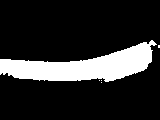
#> input picture mask/421802.bmp, 160 x 120 px, found by its file name
$ python duibizengqiang.py
#> lines starting #> are read from the running program, lines starting #| are printed output that depends on the picture; after the words box and inside, x2 and y2 are one past the last pixel; in counts of white or black regions, pixels touching at a corner belong together
import cv2 as cv
import numpy as np
from matplotlib import pyplot as plt

# 计算局部均值和标准差
def local_mean_stddv(input_img, x, y):
    img=[[] for i in range(3)]
    for i in range(3):
        for j in range(3):
            img[i].append(input_img[x-1+i][y-1+j])
    img_np = np.array(img)
    (mean , stddv) = cv.meanStdDev(img_np)
    return mean, stddv

# 使用直方图统计量增强局部图像
def HistogramStatisticsEnhance(input_img):
    # 初始化
    output_image = input_img
    # 定义参数
    k0 = 0
    k1 = 0.25
    k2 = 0
    k3 = 0.1
    C = 20
    # 创建空列表
    means = [[] for i in range(512)]
    stddvs = [[] for i in range(512)]
    # 计算全局均值和标准差
    (m_G, sigma_G) = cv.meanStdDev(input_img)
    # 计算每个元素的 3 邻域的均值与标准差
    for i in range(0, 512):
        for j in range(0, 512):
            (mean, stddv) = local_mean_stddv(input_img, i+1, j+1)
            means[i].append(mean)
            stddvs[i].append(stddv)
    # 代入分段函数
    for i in range(0, 512):
        for j in range(0, 512):
            if (k0*m_G <= means[i][j] and means[i][j] <= k1*m_G) and (k2*sigma_G <= stddvs[i][j] and stddvs[i][j] <= k3*sigma_G):
                output_image[i, j] = C*input_img[i][j]
    return output_image

def main():
    # 读取图片
    src = cv.imread("/home/yr/热成像数据_存档_排烟管/2023_02_20_1630_pyg/raw/421802.bmp")
#> src is the input picture: shape (120, 160, 3); 17.1% white; 5 white regions (4 under 20 px), largest, box (x1, y1, x2, y2) and area: (0, 40, 157, 82) 3279
    # 转化为灰度图
    gray = cv.cvtColor(src, cv.COLOR_BGR2GRAY)
    # 显示灰度图
    cv.imshow("gray image", gray)
    # 绘制直方图
    plt.hist(gray.ravel(),256,[0,256]); plt.show()
#> after `plt.hist(gray.ravel(), 256, [0, 256])`:
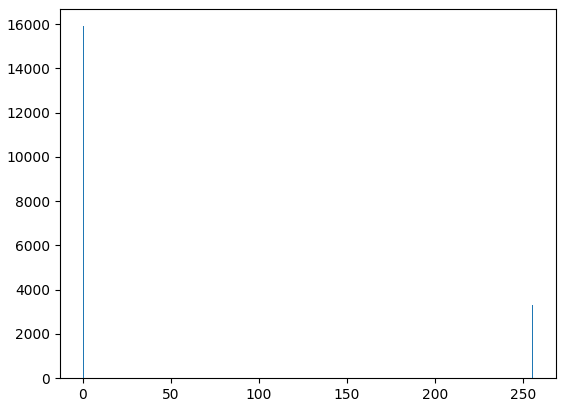
#> figure drawn by matplotlib, 1 panel; tallest bar 15912 high, from x = 0 to 1
    # 扩充边界，cv.BORDER_REPLICATE：使用最边界的像素值代替
    gray1 = cv.copyMakeBorder(gray,1,1,1,1,cv.BORDER_REPLICATE)
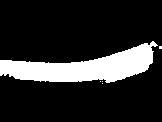
#> gray1: shape (122, 162); 16.7% white; 5 white regions (4 under 20 px), largest, box (x1, y1, x2, y2) and area: (0, 41, 158, 83) 3295
    # 使用直方图统计量增强局部图像
    # gray1.dtype = "float16"
    enhanced_img = HistogramStatisticsEnhance(gray1)
#> in HistogramStatisticsEnhance, `(m_G, sigma_G) = cv.meanStdDev(input_img)`: m_G = [42.67]; sigma_G = [95.18]
    # 显示使用直方图统计量增强局部的图像
    cv.imshow("enhanced_img", enhanced_img)
    cv.waitKey(0)
    cv.destroyAllWindows()
    cv.imwrite("enhanced_img.tif", enhanced_img)

if __name__ == "__main__":
#> (the run stopped early here; a loop or call above may not have finished)

$ run again, with mask/444743.bmp copied over mask/421802.bmp
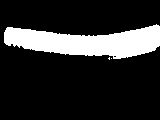
#> input picture mask/444743.bmp, 160 x 120 px, found by its file name
#> in main, src is the input picture: shape (120, 160, 3); 17.5% white; 3 white regions (2 under 20 px), largest, box (x1, y1, x2, y2) and area: (4, 24, 160, 59) 3352
#> in main, `plt.hist(gray.ravel(), 256, [0, 256])`:
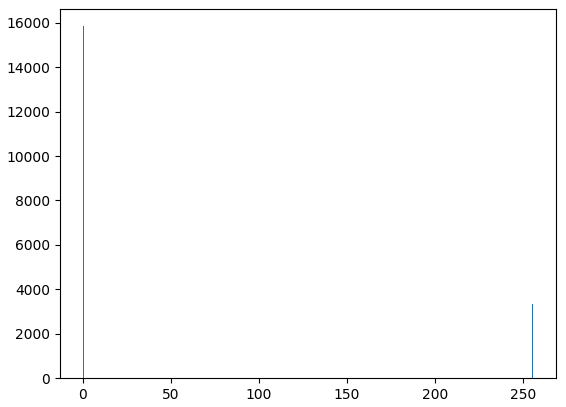
#> figure drawn by matplotlib, 1 panel; tallest bar 15843 high, from x = 0 to 1
#> in main, `gray1 = cv.copyMakeBorder(gray,1,1,1,1,cv.BORDER_REPLICATE)`:
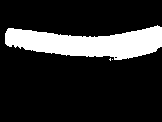
#> gray1: shape (122, 162); 17.1% white; 3 white regions (2 under 20 px), largest, box (x1, y1, x2, y2) and area: (5, 25, 162, 60) 3372
#> m_G = [43.57]; sigma_G = [95.98]

$ run again, with mask/444378.jpg saved as mask/421802.bmp
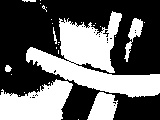
#> input picture mask/444378.jpg, 160 x 120 px, found by its file name
#> in main, src is the input picture: shape (120, 160, 3); min 0, max 255, mean 103.3
#> in main, `plt.hist(gray.ravel(), 256, [0, 256])`:
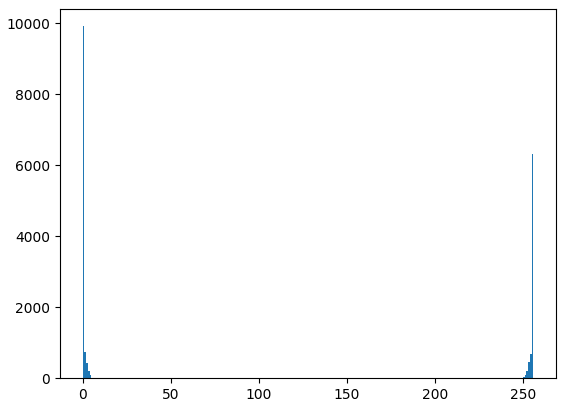
#> figure drawn by matplotlib, 1 panel; tallest bar 9913 high, from x = 0 to 1
#> in main, `gray1 = cv.copyMakeBorder(gray,1,1,1,1,cv.BORDER_REPLICATE)`:
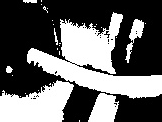
#> gray1: shape (122, 162); min 0, max 255, mean 102.2
#> m_G = [102.2]; sigma_G = [124.7]
